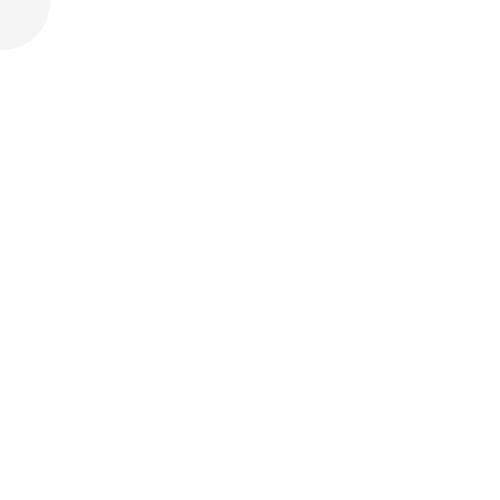
Frame 1 (no input)
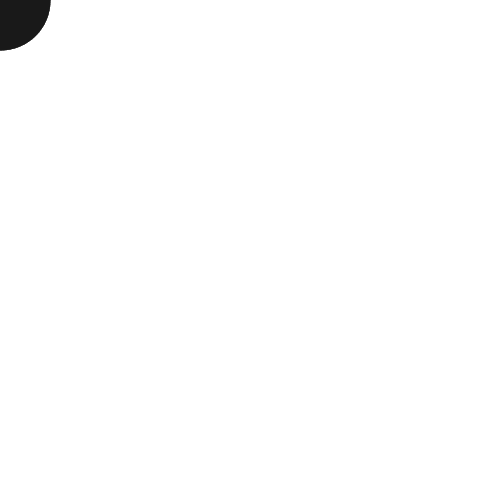
Frame 60 (the mouse pressed at the canvas centre just before this capture)
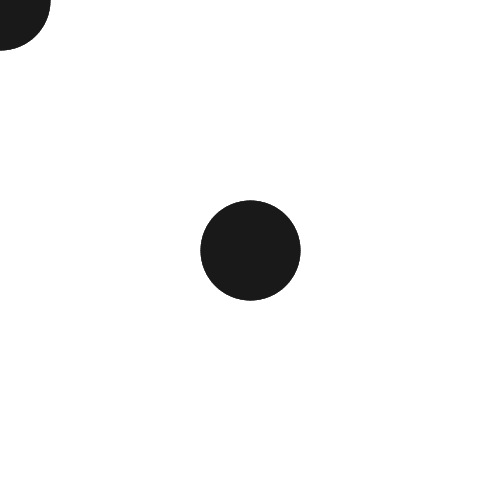
Frame 120 (the mouse held since frame 60 and released just before this capture)

The Processing sketch that drew these frames (run headless with seeded random() and noise(); from frame 60 on, the mouse is pressed at the canvas centre):

// Processing sketch: pierwszyRuch02Count
// ── pierwszyRuch02Count.pde
void setup()
{
  size(500, 500);
  strokeWeight(100);
  stroke(0, 10);
  background(255);
  frameRate(30);
}

void draw()
{
  point(mouseY, mouseX);
}
